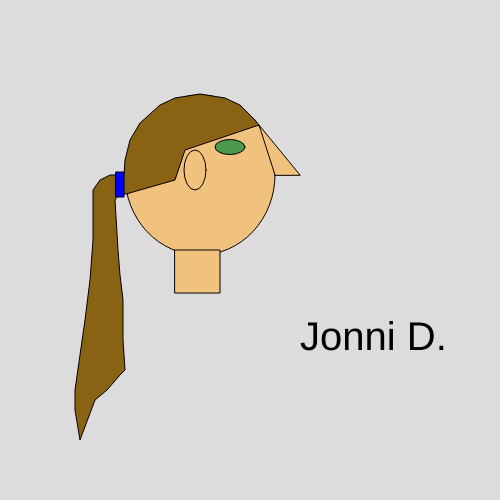
Frame 1 (no input)
Frame 60 (no input): identical to frame 1, image omitted
Frame 120 (the mouse pressed at the canvas centre since frame 60): identical to frame 1, image omitted

The p5.js sketch that drew this single still picture (run headless with seeded random() and noise() and a simulated clock; from frame 60 on, the mouse is pressed at the canvas centre):

// p5.js sketch
// ── sketch.js
function setup() {
  createCanvas(500,500);
}

function draw() {
  background(220);
  fill(241,194,125);
  ellipse(200,175,150,160);
  ellipse(195,170,22,40);
  triangle(275,175,259,125,300,175);
  rect(175,250,45,43);
  fill(76,153,76);
  ellipse(230,147,30,15);
  fill(137,98,20);
  beginShape();
  vertex(259,125);
  vertex(255,120);
  vertex(240,105);
  vertex(225,98);
  vertex(200,94);
  vertex(175,98);
  vertex(160,105);
  vertex(140,123);
  vertex(130,140);
  vertex(125,160);
  vertex(124,175);
  vertex(110,175);
  vertex(100,180);
  vertex(93,190);
  vertex(93,240);
  vertex(90,280);
  vertex(85,320);
  vertex(75,390);
  vertex(75,410);
  vertex(80,440);
  vertex(95,400);
  vertex(107,390);
  vertex(120,375);
  vertex(125,370);
  vertex(123,340);
  vertex(123,300);
  vertex(120,275);
  vertex(118,250);
  vertex(115,200);
  vertex(119,194);
  vertex(126,194);
  vertex(175,180);
  vertex(185,150);
  endShape(CLOSE);
  fill(0,0,255);
  rect(116,172,8,25);
  fill(0,0,0);
  textSize(40);
  text('Jonni D.',300,350);
}

// ── SelfPortrait.html
<html>
  <head>
    <title>My First p5.js Page!</title>
    <script src="p5.js"></script>
    <script src="sketch.js"></script>
  </head>
  <body>
  </body>
</html>
